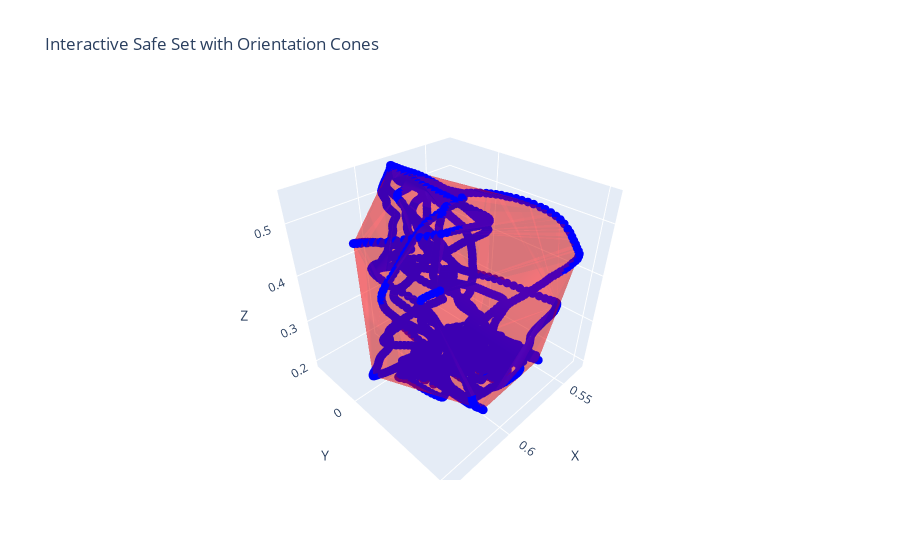

Source (notebook cell):
### Code cell
import numpy as np
import plotly.graph_objects as go
from scipy.spatial import ConvexHull

def plot_interactive_safe_set_with_cones(
    npz_filepath="safe_set_6d_simulation_seed_10_6.npz",
    max_cones=500,
    cone_scale=0.02
):
    """
    Load safe-set data (positions + forward vectors) from an NPZ file,
    plot the convex hull of positions, and draw orientation cones (subsampled).

    Args:
        npz_filepath (str): Path to the NPZ file containing:
            - "safe_set_positions": (N,3) array of 3D positions
            - "safe_set_orientations": (N,3) array of forward vectors
        max_cones (int): maximum number of cones to render (to avoid freezing)
        cone_scale (float): how large each cone is drawn
    """
    # Load data from the NPZ file
    data = np.load(npz_filepath)
    safe_set_positions = data["safe_set_positions"]  # shape (N, 3)
    safe_set_orientations = data["safe_set_orientations"]  # shape (N, 3)
    
    # Build the convex hull for the positions
    hull = ConvexHull(safe_set_positions, qhull_options="QJ")

    # 1) Scatter trace of the raw positions
    scatter_trace = go.Scatter3d(
        x=safe_set_positions[:, 0],
        y=safe_set_positions[:, 1],
        z=safe_set_positions[:, 2],
        mode="markers",
        marker=dict(size=3, color="blue"),
        name="Safe Set Positions"
    )

    # 2) Mesh trace for the convex hull
    mesh_trace = go.Mesh3d(
        x=safe_set_positions[:, 0],
        y=safe_set_positions[:, 1],
        z=safe_set_positions[:, 2],
        i=hull.simplices[:, 0],
        j=hull.simplices[:, 1],
        k=hull.simplices[:, 2],
        opacity=0.3,
        color="red",
        name="Convex Hull"
    )

    # 3) Subsample orientation cones
    N = len(safe_set_positions)
    if N > max_cones:
        # random or evenly spaced subsample
        indices = np.linspace(0, N-1, max_cones, dtype=int)
    else:
        indices = np.arange(N)

    subsampled_positions = safe_set_positions[indices]
    subsampled_orientations = safe_set_orientations[indices]

    # Normalize orientation vectors so that we can scale them uniformly
    norms = np.linalg.norm(subsampled_orientations, axis=1, keepdims=True)
    norms[norms == 0] = 1.0  # avoid division by zero
    unit_orientations = subsampled_orientations / norms

    # Adjust the scale of cones as needed
    u = unit_orientations[:, 0] * cone_scale
    v = unit_orientations[:, 1] * cone_scale
    w = unit_orientations[:, 2] * cone_scale

    cone_trace = go.Cone(
        x=subsampled_positions[:, 0],
        y=subsampled_positions[:, 1],
        z=subsampled_positions[:, 2],
        u=u,
        v=v,
        w=w,
        sizemode="absolute",
        sizeref=cone_scale,
        anchor="tail",
        colorscale="Blues",
        showscale=False,  # hide the color scale legend
        name="Orientation Cones",
    )

    # Combine all traces into a single figure
    fig = go.Figure(data=[mesh_trace, scatter_trace, cone_trace])
    fig.update_layout(
        title="Interactive Safe Set with Orientation Cones",
        scene=dict(
            xaxis_title="X",
            yaxis_title="Y",
            zaxis_title="Z"
        )
    )
    fig.show()

if __name__ == "__main__":
    file_name = 'safe_set_6d_real_robot_additionals_3p.npz'
    plot_interactive_safe_set_with_cones(file_name)

### Figure 1 — Plotly figure (JSON) as saved in the notebook; plotly's stock layout.template omitted (floating-point values rounded to 4 significant figures; data arrays with more than 128 entries replaced by an {"elided": "..."} marker saying what was removed)
{"data": [{"color": "red", "i": {"elided": "262 int values"}, "j": {"elided": "262 int values"}, "k": {"elided": "262 int values"}, "name": "Convex Hull", "opacity": 0.3, "type": "mesh3d", "x": {"elided": "57245 float values"}, "y": {"elided": "57245 float values"}, "z": {"elided": "57245 float values"}}, {"marker": {"color": "blue", "size": 3}, "mode": "markers", "name": "Safe Set Positions", "type": "scatter3d", "x": {"elided": "57245 float values"}, "y": {"elided": "57245 float values"}, "z": {"elided": "57245 float values"}}, {"anchor": "tail", "colorscale": [[0, "rgb(247,251,255)"], [0.125, "rgb(222,235,247)"], [0.25, "rgb(198,219,239)"], [0.375, "rgb(158,202,225)"], [0.5, "rgb(107,174,214)"], [0.625, "rgb(66,146,198)"], [0.75, "rgb(33,113,181)"], [0.875, "rgb(8,81,156)"], [1, "rgb(8,48,107)"]], "name": "Orientation Cones", "showscale": false, "sizemode": "absolute", "sizeref": 0.02, "type": "cone", "u": {"elided": "500 float values"}, "v": {"elided": "500 float values"}, "w": {"elided": "500 float values"}, "x": {"elided": "500 float values"}, "y": {"elided": "500 float values"}, "z": {"elided": "500 float values"}}], "layout": {"scene": {"xaxis": {"title": {"text": "X"}}, "yaxis": {"title": {"text": "Y"}}, "zaxis": {"title": {"text": "Z"}}}, "title": {"text": "Interactive Safe Set with Orientation Cones"}}}
